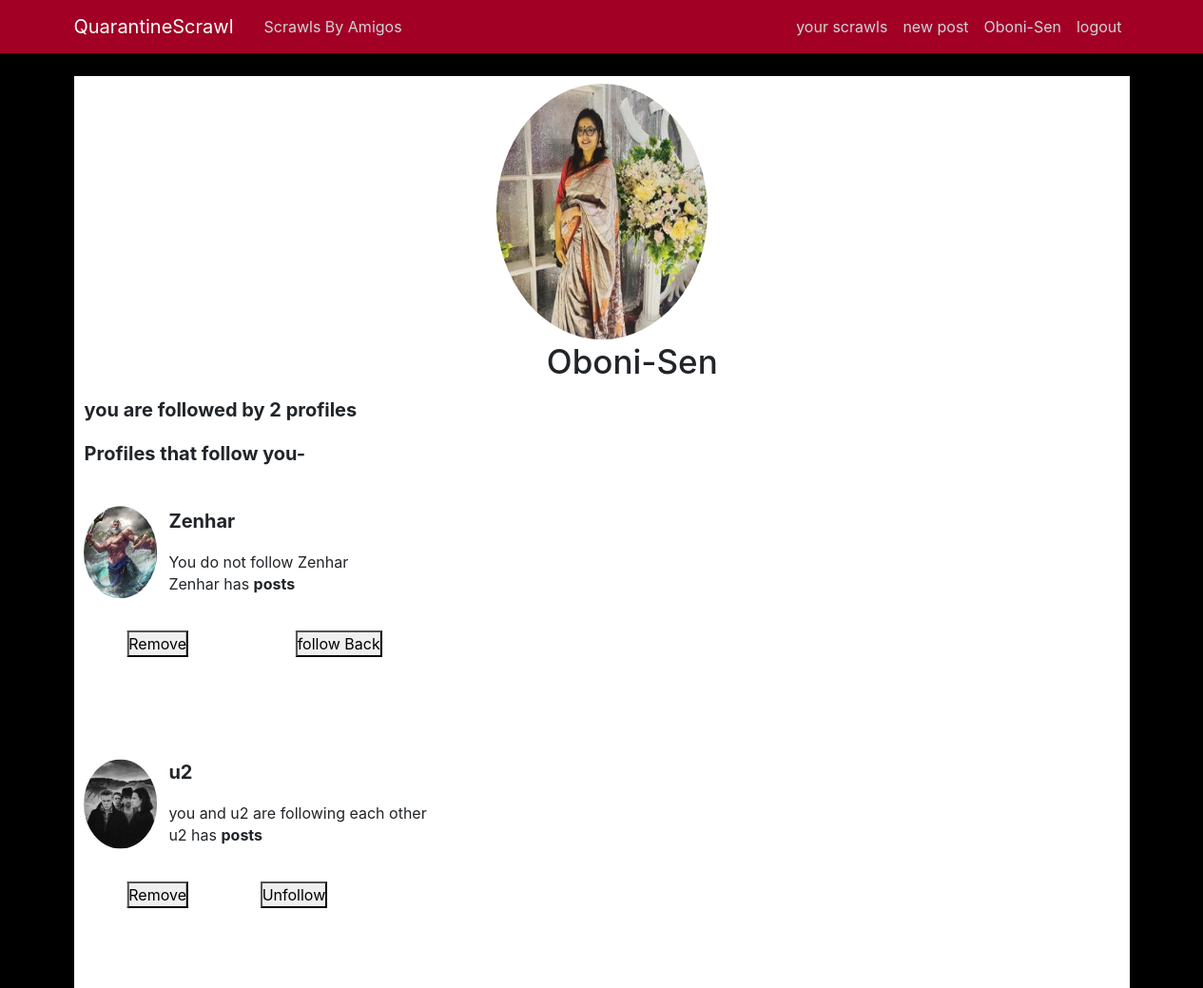
/profile/Zenhar/followers/ (signed in), run on the app's committed database.
### users/models.py (models this page shows, shortened)
class Profile(models.Model):
    user = models.OneToOneField(User, on_delete=models.CASCADE)
    image = models.ImageField(default="poseidon.jpg", upload_to="profile_pics")
    follow = models.ManyToManyField(User, related_name="followers", blank=True)
    follower = models.ManyToManyField(User, related_name="follows", blank=True)

### users/views.py (the view)
class followerListView(LoginRequiredMixin, ListView):
    model = Profile
    template_name = "users/profile_follower_list.html"
    def get_context_data(self, **kwargs):
        context = super().get_context_data(**kwargs)
        loggedInProfile = Profile.objects.get(user=self.request.user)
        context["loggedInProfile"] = loggedInProfile.user
        context["follower_Profiles"] = Profile.objects.filter(
            user__in=loggedInProfile.follower.all()
        )
        context["following_Profiles"] = Profile.objects.filter(
            user__in=loggedInProfile.follow.all()
        )
        context["follower_Profile_Posts"] = Post.objects.filter(
            author__in=loggedInProfile.follower.all()
        )
        return context

### users/templates/users/profile_follower_list.html (shortened to what this page needs)
{% extends "blog/base.html" %}
{%load static %}
{% block bootstrapClass %}
<link rel="stylesheet" type="text/css" href="{% static 'users/users-css/follower-list.css' %}">
 {% endblock %}
{% load crispy_forms_tags %}
{% block content %}
    <div class="media follower-list-head">
      <img class=" follower-list-profile-picture rounded-circle account-img" src="{{ user.profile.image.url }}">
        <h2 class="follower-list-currentUser-username account-heading">{{user.username}}</h2>
    </div>
    <div class="follower-list-wrap">
      <div class="follower-list-header">
          <p class="follower-list-count">you are followed by {{follower_Profiles.count}} profiles</p>
          <p class="follower-list-header-text">Profiles that follow you-</p>
      </div>
      {% for profile in follower_Profiles %}
      <div class="follower-list-card">
          <img class="follower-list-card-profile-picture rounded-circle account-img" src="{{profile.image.url}}" alt="user-profile-picture">
          <div class="follower-list-card-info">
          <p class="follower-list-card-username">{{profile.user.username}}</p>
      {% if user in profile.follower.all %}
      <p class="follower-list-following-status">you and {{profile.user.username}} are following each other</p>
      {% else %}
      <p class="follower-list-following-status">You do not follow {{profile.user.username}} </p>
      {% endif %}
      <p class="follower-list-post-count">{{profile.user.username}} has <strong>{{post.title.count}} posts</strong></p>
    </div>
      <form  class="follower-list-remove-friend-form" action="{% url 'remove-friend-view' %}" method="POST">
          <button class="follower-list-unfollow-Button" type="submit">Remove</button>
      </form>
      {% if user in profile.follower.all %}
      <form  class="follower-list-unfollow-form" action="{% url 'follow-unfollow-view' %}" method="POST">
          <button class="follower-list-unfollow-Button" type="submit">Unfollow</button>
      </form>
      {% else %}
      <form  class="follower-list-follow-form" action="{% url 'follow-unfollow-view' %}" method="POST">
          <button class="follower-list-unfollow-Button" type="submit">follow Back</button>
      </form>
      {% endif %}
      </div>
      {% endfor %}
      </div>
    {% endblock %}

### blog/templates/blog/base.html (shortened to what this page needs)
{% load static %}
<!DOCTYPE html>
<html>
<head>
    <link rel="stylesheet" href="https://maxcdn.bootstrapcdn.com/bootstrap/4.0.0/css/bootstrap.min.css">
    <link rel="stylesheet" type="text/css" href="{% static 'blog/blog-css/main.css' %}">
    <link rel="stylesheet" type="text/css" href="{% static 'users/profile.css' %}">
    {% block bootstrapClass %}  {% endblock %}
</head>
<body>
    <header class="site-header">
      <nav class="navbar navbar-expand-md navbar-dark navbar-bg-steel fixed-top">
        <div class="container">
          <a class="navbar-brand mr-4" href="{% url 'home' %}">QuarantineScrawl</a>
          <div class="collapse navbar-collapse" id="navbarToggle">
            <div class="navbar-nav mr-auto">
              <a class="nav-item nav-link" href="{% url 'amigos-home' %}">Scrawls By Amigos</a>
            </div>
            <div class="navbar-nav">
              {% if user.is_authenticated %}
              <a class="nav-item nav-link" href="{% url 'user-posts' user.username  %}"> your scrawls</a>
              <a class="nav-item nav-link" href="{% url 'post-create' %}"> new post</a>
              <a class="nav-item nav-link" href="{% url 'profile' %}">{{user.username}}</a>
              <a class="nav-item nav-link" href="{% url 'logout' %}">logout</a>
              {% else %}
              <a class="nav-item nav-link" href="{% url 'login' %}">Login</a>
              <a class="nav-item nav-link" href="{% url 'register' %}">Register</a>
              {% endif %}
            </div>
          </div>
        </div>
      </nav>
    </header>
    <main role="main" class="container">
          {% block content %}{% endblock %}
    </main>
</body>
</html>

### blog/static/blog/blog-css/main.css (style rules this page uses)
body { background-color: black; margin-top: 5rem; }
.navbar-bg-steel { background-color: #a20025; }
.site-header .navbar-nav .nav-link { color: #cbd5db; font-weight: 400; }
.account-img { height: 125px; width: 125px; margin-right: 20px; margin-bottom: 16px; }
.account-heading { font-size: 2.5rem; }

### users/static/users/users-css/profile.css (style rules this page uses)
* { margin: 0px; padding: 0px; box-sizing: border-box; }

### users/static/users/users-css/follower-list.css (style rules this page uses)
* { padding: 0; margin: 0; box-sizing: border-box; }
.follower-list-head { height: 42vh; background-color: white; }
.follower-list-profile-picture { height: 80%; width: 20%; position: relative; top: 2.5%; left: 40%; }
.follower-list-currentUser-username { position: relative; top: 83%; left: 23%; font-size: 35px; }
.follower-list-wrap { height: 100%; background-color: white; }
.follower-list-header { height: 15%; padding-left: 1%; }
.follower-list-count { font-size: 20px; font-weight: bold; }
.follower-list-header-text { font-size: 20px; font-weight: bold; }
.follower-list-card { height: 25%; background-color: white; }
.follower-list-card-profile-picture { display: inline-block; position: relative; -webkit-transform: translate(13%, 25%); -moz-transform: translate(13%, 25%); -ms-transform: translate(13%, 25%); -o-transform: translate(13%, 25%); transform: translate(13%, 25%); height: 7%; width: 7%; }
.follower-list-card-info { position: relative; left: 10%; transform: translate(-1%, -70%); }
.follower-list-card-username { font-size: 20px; font-weight: bold; }
.follower-list-post-count { font-size: 16px; display: inline-block; position: relative; transform: translate(-150%, 0%); transform: translate(0%, -70%); }
.follower-list-unfollow-form { display: inline-block; transform: translate(180%, -300%); }
.follower-list-follow-form { display: inline-block; transform: translate(180%, -300%); }
.follower-list-remove-friend-form { position: relative; left: 40%; transform: translate(-600%, -300%); display: inline-block; }

### data on the page
Profile: image (picture), user.username "Zenhar"
Profile: image (picture), user.username "u2"

### other printed values
{{ user.username }} "Oboni-Sen"
{{ follower_Profiles.count }} "2"
